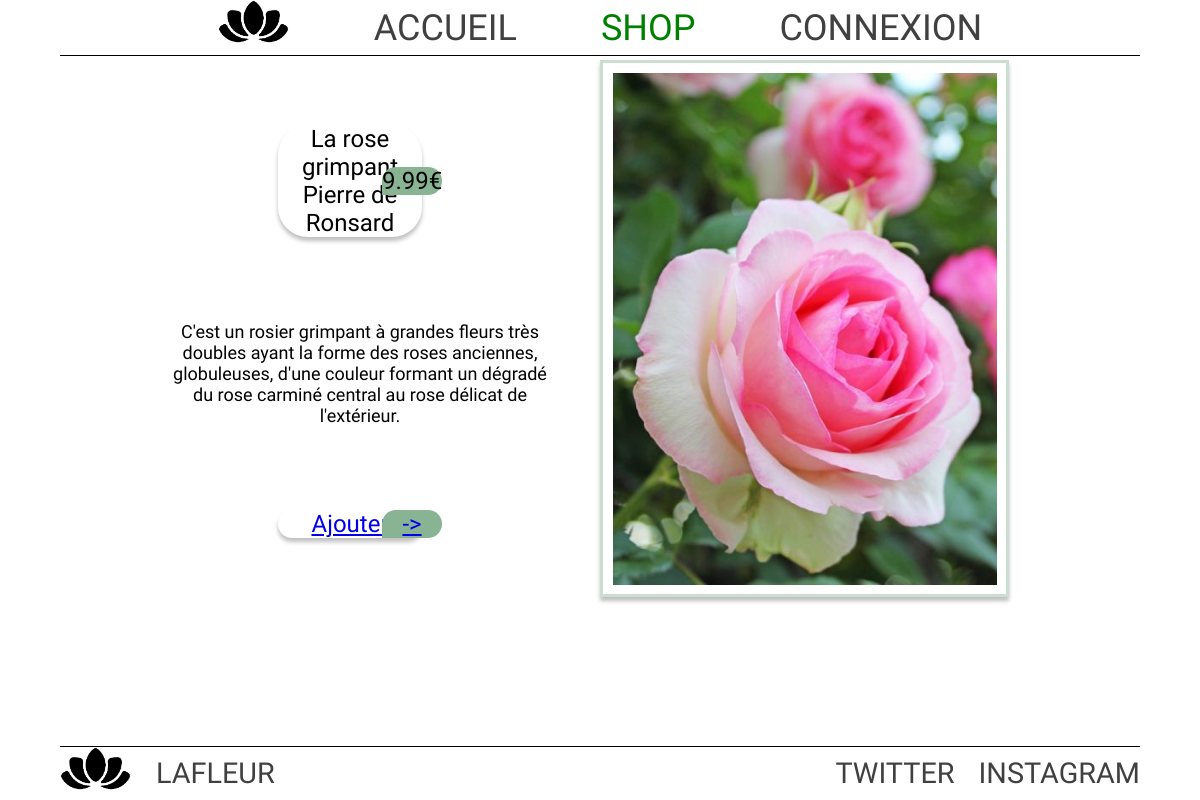
The page /detailAnnonce.php?produit=1 on the database its author committed.
### tables this page shows
CREATE TABLE IF NOT EXISTS `t_produit` (
  `idProduit` int(11) NOT NULL AUTO_INCREMENT,
  `Designation` varchar(100) NOT NULL,
  `prix` float NOT NULL,
  `Stock` int(11) NOT NULL,
  `Description` varchar(255) NOT NULL,
  `Image` varchar(100) NOT NULL,
  `idCategorie` int(11) NOT NULL,
  PRIMARY KEY (`idProduit`),
  KEY `T_PRODUIT_T_CATEGORIE0_FK` (`idCategorie`)
);

### detailAnnonce.php (the view, shortened to what this page needs)
<?php
include 'header.php'?>
    <main>
    <?php
        include 'connection.php';
        $table = $dbh->prepare('SELECT * FROM t_produit WHERE idProduit=:idProduit');
        $table->bindParam(':idProduit', $_REQUEST["produit"]);
        $table->execute();
        $datasProduit = $table->fetch();
    ?>
        <div id="containerDetail">
            <div class="rowPhone row">
                <div class="column leftDetail">
                    <div class="row">
                        <div class="whiteBox">
                            <?php echo utf8_encode($datasProduit['Designation']) ?>
                        </div>
                        <span class="greenBox">
                            <?php echo $datasProduit['prix']."€" ?>
                        </span>
                    </div>
                    <p class="desc"><?php echo utf8_encode($datasProduit['Description']) ?></p>
                    <?php if ($datasProduit['Stock'] == 0){
                        echo '<div class="row">
                            Rupture de stock
                        </div>';
                    } else { ?>
                    <a href="backPanier/panierAdd.php?idProduit=<?php echo $datasProduit['idProduit'] ?>" >
                         <div class="row">
                            <div class="whiteBox">
                                Ajouter
                            </div>
                            <span class="greenBox">
                                ->
                            </span>
                        </div>
                    </a>
                    <?php } ?>
                </div>
                <div class="rightDetail">
                    <img src="./images/<?php echo $datasProduit['Image'] ?>" alt="">
                </div>
              </div>
        </div>
    </main>
    <?php include 'footer.php'?>
</body>
</html>

### css/index.css (style rules this page uses)
* { margin: 0; padding: 0; font-family: 'Amatic SC'; }
main { width: 100%; height: 90%; margin-bottom: 10%; }
body { width: 100%; height: 100%; }
@media screen and (min-width: 600px) { main { margin-top: 5%; } }
#containerDetail { width: 80%; margin: auto; margin-top: 5vw; font-size: 2vw; }
.row { display: flex; flex-direction: row; flex-wrap: nowrap; align-content: center; justify-content: center; align-items: center; }
.column { display: flex; flex-direction: column; flex-wrap: nowrap; align-content: center; justify-content: center; align-items: center; gap: 7vw; }
.leftDetail { width: 50%; }
.rightDetail { width: 50%; }
.rightDetail>img { width: 80%; box-shadow: 0px 4px 4px rgba(0, 0, 0, 0.25); border: solid #88b4946e; padding: 2%; }
.desc { width: 80%; text-align: center; font-size: 1.5vw; }
.whiteBox { background-color: white; box-shadow: 0px 4px 4px rgba(0, 0, 0, 0.25); border-radius: 30px; width: 12vw; text-align: center; }
.greenBox { margin-left: -40px; width: 5vw; background-color: #88B494; border-radius: 30px 30px 30px 0px; text-align: center; }

### rows shown on the page
t_produit: Designation "La rose grimpant Pierre de Ronsard", prix "9.99", Description "C'est un rosier grimpant à grandes fleurs très doubles ayant la forme des roses anciennes, globuleuses, d'une couleur formant un dégradé du rose carminé central au rose délicat de l'extérieur.", Image (picture)
